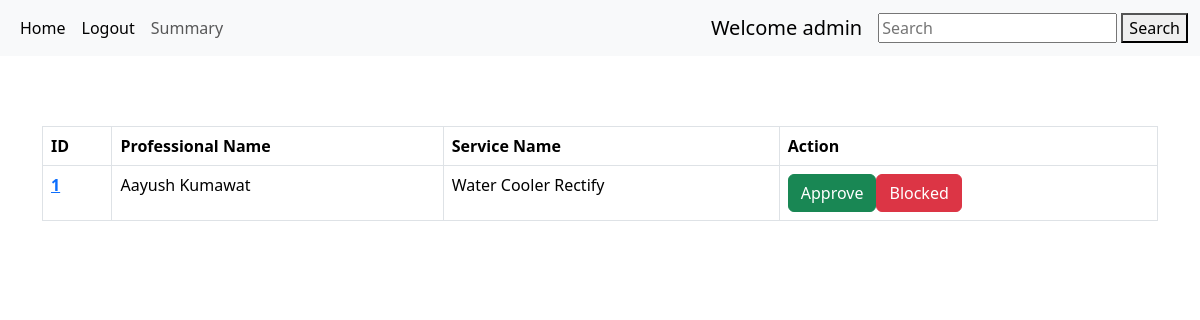
/admin/admin/show/all_professionals, run on the app's committed database.
### models.py (models this page shows)
class Professional(db.Model):
    id = db.Column(db.Integer, primary_key=True)
    email = db.Column(db.String(32), unique=True,nullable=False)
    name = db.Column(db.String(64), nullable=False)
    password = db.Column(db.String(256), nullable=False)
    description = db.Column(db.String(256), nullable=False)
    category = db.Column(db.String(256),db.ForeignKey('category.id'), nullable=False )  #category is cid consider
    s_id = db.Column(db.String(256),db.ForeignKey('services.id'), nullable=False )
    address = db.Column(db.String(64), nullable=False)
    experience = db.Column(db.String(64), nullable=False)
    pincode = db.Column(db.Integer , nullable=False)
    rating = db.Column(db.String(10), default = 'New Professional')
    status = db.Column(db.Integer , nullable=False)
    running = db.relationship("Running", backref = 'professional',cascade = "all,delete",lazy = True)

class Services(db.Model):
    id = db.Column(db.Integer, primary_key=True)
    c_id = db.Column(db.Integer, db.ForeignKey('category.id'),nullable=False)    #category fk
    name = db.Column(db.String(64), nullable=False)
    base_price = db.Column(db.Integer , nullable=False)
    description = db.Column(db.String(64), nullable=False)
    professional = db.relationship("Professional", backref = 'services',cascade = "all,delete",lazy = True)
    running = db.relationship("Running", backref = 'services',cascade = "all,delete",lazy = True)

### routes.py (the view)
@app.route('/admin/<user>/show/all_professionals')
def show_all_professionals(user):
    user = user
    professionals = Professional.query.all()
    return render_template('all_professionals.html',professionals = professionals,user=user)

### templates/all_professionals.html (shortened to what this page needs)
{% extends 'layout.html' %}
{% block content %}
<div style="margin-top: 70px;">
<table class="table table-bordered">
  <thead>
    <tr>
      <th scope="col">ID</th>
      <th scope="col">Professional Name</th>
      <th scope="col">Service Name</th>
      <th scope="col">Action</th>
    </tr>
  </thead>
  <tbody>
{% for professional in professionals %}
{% if professional.status == 0 %}
<tr>
  <th scope="row"><a href="/admin/{{user}}/{{professional.id}}/details">{{professional.id}}</a></th>
  <td>{{professional.name}}</td>
  <td>{{professional.services.name}}</td>
  <td><a href="/admin/professional/manage/{{professional.id}}/{{user}}/Approve" type="button" class="btn btn-success">Approve</a><a href="/admin/professional/manage/{{professional.id}}/{{user}}/Block" type="button" class="btn btn-danger"> Block</a></td>
</tr>
{% else %}
<tr>
  <th scope="row"><a href="/admin/{{user}}/{{professional.id}}/details">{{professional.id}}</a></th>
  <td>{{professional.name}}</td>
  <td>{{professional.services.name}}</td>
  <td><a href="/admin/professional/manage/{{professional.id}}/{{user}}/Approve" type="button" class="btn btn-success">Approve</a><a href="#" type="button" class="btn btn-danger"> Blocked</a></td>
</tr>
{% endif %}
{% endfor %}
  </tbody>
</table>
</div>
{% endblock %}

### static/styles/style.css (style rules this page uses)
* { margin: 0px; }

### data on the page
Professional: id "1", name "Aayush Kumawat", services.name "Water Cooler Rectify"

### other printed values
{{ user }} "admin"
